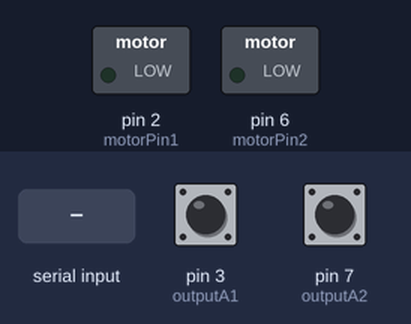
Simulated run of this sketch. Board: Arduino Uno, built with avr-gcc and run on an emulated ATmega328P. Shown: switched loads named in the sketch (green lamp = pin HIGH). Inputs (shaded band) come from the test bench; at power-on: pin 3 (outputA1) HIGH, pin 7 (outputA2) HIGH. What the sketch prints to the serial monitor is not drawn.

Above: at 1.2 s.
1.3 s: "90,45\n" received over Serial
At 1.6 s:
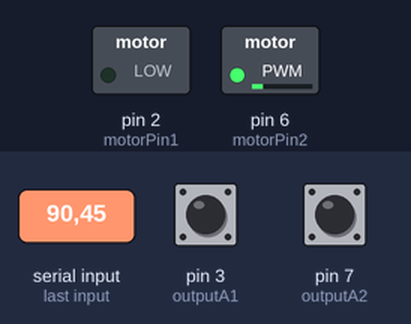
3.8 s: "30,150\n" received over Serial
At 4.6 s:
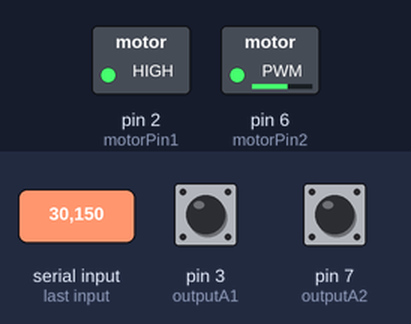
6.3 s: "200\n" received over Serial
At 6.6 s:
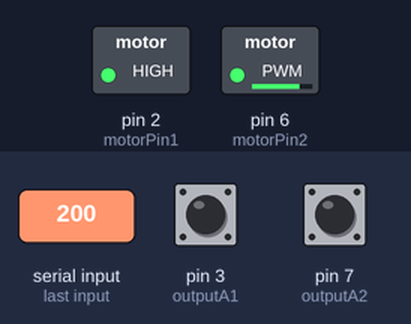
Timing chart, 0 to 9.3 s (numbered marks = the images above; inputs shaded):
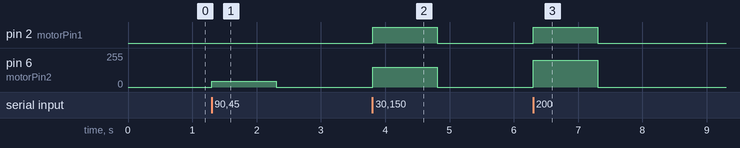

The sketch:

integrated_pwm_and_encoder.ino
```cpp
/**
 * WIRING GUIDE:
 *
 * M1(Right Motor Looking From the Front):
 *  Vcc Red- 5V Arduino
 *  GND Black Arduino
 *  Motor PWM - Digital Pin 2 - Motor Driver PWM1
 *  Encoder - Output A(blue wire) - Digital pin 3 Arduino
 *            Output B(orange wire) - Digital pin 4 Arduino
 *            M+ - M1A Motor Driver
 *            M- - M1B Motor Driver
 *  Orientation - Digital pin 5 Arduino
 *
 *
 * M2(Left Motor Looking From the Front):
 *  Vcc Red- 5V Arduino
 *  GND Black Arduino
 *  Motor PWM - Digital Pin 6 - Motor Driver PWM2
 *  Encoder - Output A(blue wire) - Digital pin 7 Arduino
 *            Output B(orange wire) - Digital pin 8 Arduino
 *            M+ - M2B Motor Driver
 *            M- - M2A Motor Driver
 *  Orientation - Digital pin 9 Arduino
 *
 *
 */


//encoder output variables
#define outputA1 3
#define outputB1 4
#define outputA2 7
#define outputB2 8
//motor pwm pin
int motorPin1 = 2;
int motorPin2 = 6;
//Variables for counting encoder pulses
int counter1 = 0;
int aState1;
int aLastState1;
int counter2 = 0;
int aState2;
int aLastState2;
//variables for calculating angular velocity
unsigned long Mspeed = 0.0;
unsigned long tstart = 0;
unsigned long tend = 0;
int pulses = 0;


void setup() {
  //Encoder as input
   pinMode (outputA1,INPUT);
   pinMode (outputB1,INPUT);
   pinMode (outputA2,INPUT);
   pinMode (outputB2,INPUT);
   //motor as output
   pinMode(motorPin1, OUTPUT);
   pinMode(motorPin2, OUTPUT);

   Serial.begin (9600);
   // Reads the initial state of the outputA
   aLastState1 = digitalRead(outputA1);
   aLastState2 = digitalRead(outputA2);

   while (! Serial);
    Serial.println("Speed 0 to 255");
}

 void loop() {

  if (Serial.available())
  {
    int speed = Serial.parseInt();
    if (speed >= 0 && speed <= 255)
    {
      analogWrite(motorPin1, speed);
      analogWrite(motorPin2, speed);

      //start time lapse for velocity calculation
      tstart = millis();
    }
  }
   aState1 = digitalRead(outputA1); // Reads the "current" state of the outputA
   aState2 = digitalRead(outputA2); // Reads the "current" state of the outputA
  //MOTOR 1
   // If the previous and the current state of the outputA are different, that means a Pulse has occured
   if (aState1 != aLastState1){
     // If the outputB state is different to the outputA state, that means the encoder is rotating clockwise
     if (digitalRead(outputB1) != aState1) {
       counter1 ++;
       //if 1000 milliseconds have passed
       if(tstart - tend >= 20){
       //calculate angular velocity
       pulses = counter1;
       Mspeed = (2*3.14*pulses)/(663*(tstart-tend));


    }
    //pass current time to en time
    tend = tstart;

     } else {
      //start time lapse for velocity calculation
      //tstart = millis();
       counter1 --;
       //if 1000 milliseconds have passed
       if(tstart - tend >= 1000){
       //calculate angular velocity
       pulses = counter1;
       Mspeed = (2*3.14*pulses)/(663*(tstart-tend));


    }
    //pass current time to en time
    tend = tstart;
     }

    //MOTOR2
    // If the previous and the current state of the outputA are different, that means a Pulse has occured
   if (aState2 != aLastState2){
     // If the outputB state is different to the outputA state, that means the encoder is rotating clockwise
     if (digitalRead(outputB2) != aState2) {
       counter2 ++;
       //if 1000 milliseconds have passed
       if(tstart - tend >= 20){
       //calculate angular velocity
       pulses = counter2;
       Mspeed = (2*3.14*pulses)/(663*(tstart-tend));


    }
    //pass current time to en time
    tend = tstart;

     } else {
      //start time lapse for velocity calculation
      //tstart = millis();
       counter2 --;
       //if 1000 milliseconds have passed
       if(tstart - tend >= 1000){
       //calculate angular velocity
       pulses = counter1;
       Mspeed = (2*3.14*pulses)/(663*(tstart-tend));


    }
    //pass current time to en time
    tend = tstart;
     }

   }

     Serial.print("Position M1: ");
     Serial.println(counter1);
     Serial.print("Position M2: ");
     Serial.println(counter2);
     Serial.println("Angular Velocity: ");
     Serial.println(Mspeed);
   }
   aLastState1 = aState1; // Updates the previous state of the outputA with the current state
   aLastState2 = aState2; // Updates the previous state of the outputA with the current state

 }
```

Measured:
- after the input at 1.3 s, pin 6 (motorPin2): 0/255 → 45/255 at once, → 0/255 1.0 s later
- after the input at 3.8 s, pin 2 (motorPin1): LOW → HIGH at once, → LOW 1.0 s later; pin 6 (motorPin2): 0/255 → 150/255 at once, → 0/255 1.0 s later
- after the input at 6.3 s, pin 2 (motorPin1): LOW → HIGH at once, → LOW 1.0 s later; pin 6 (motorPin2): 0/255 → 200/255 at once, → 0/255 1.0 s later
